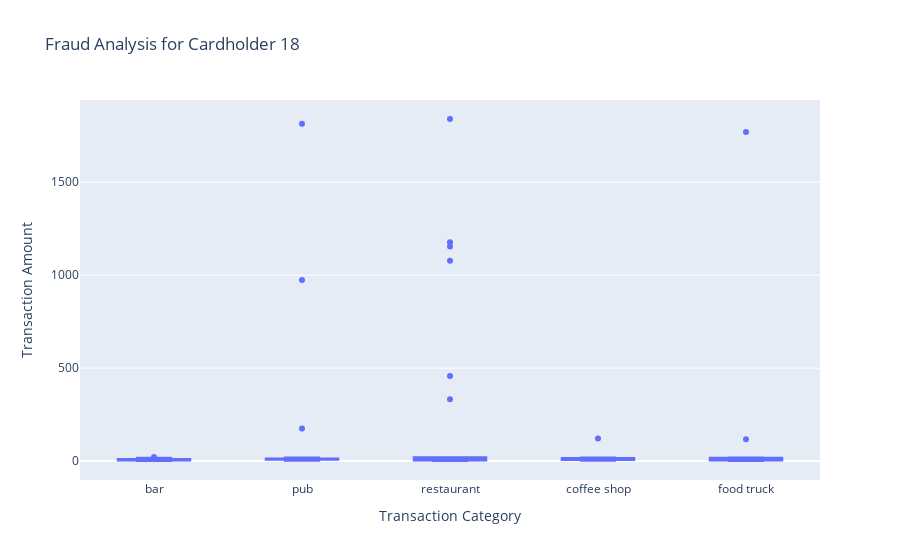

Notebook source saved alongside this figure:
### Code cell
import pandas as pd
from sqlalchemy import create_engine
import plotly.express as px

# Database connection details
engine = create_engine('mysql+pymysql://root:Ahasan321!@localhost/newschema')

# Replace cardholder_id with the ID of the cardholder you're investigating
cardholder_id = 18  # or any specific cardholder ID you want to analyze

# SQL query for a specific cardholder
query_cardholder = f"""
SELECT t.DATE, t.AMOUNT, mc.NAME AS transaction_category
FROM Transaction t
JOIN CreditCard cc ON t.CARD = cc.Card
JOIN CardHolder ch ON cc.IDCardHolder = ch.ID
JOIN Merchant m ON t.IDMerchant = m.ID
JOIN MerchantCategory mc ON m.IDMerchantCategory = mc.ID
WHERE ch.ID = {cardholder_id}
"""

# Execute query and load into DataFrame
df_cardholder = pd.read_sql(query_cardholder, engine)

# Plotting using Plotly Express
fig = px.box(df_cardholder, x='transaction_category', y='AMOUNT', title=f'Fraud Analysis for Cardholder {cardholder_id}')
fig.update_layout(xaxis_title='Transaction Category', yaxis_title='Transaction Amount')
fig.show()

### Figure 1 — Plotly figure (JSON) as saved in the notebook; plotly's stock layout.template omitted (floating-point values rounded to 4 significant figures; data arrays with more than 128 entries replaced by an {"elided": "..."} marker saying what was removed)
{"data": [{"alignmentgroup": "True", "hovertemplate": "transaction_category=%{x}<br>AMOUNT=%{y}<extra></extra>", "legendgroup": "", "marker": {"color": "#636efa"}, "name": "", "notched": false, "offsetgroup": "", "orientation": "v", "showlegend": false, "type": "box", "x": {"elided": "133 str values"}, "x0": " ", "xaxis": "x", "y": {"elided": "133 float values"}, "y0": " ", "yaxis": "y"}], "layout": {"boxmode": "group", "legend": {"tracegroupgap": 0}, "title": {"text": "Fraud Analysis for Cardholder 18"}, "xaxis": {"anchor": "y", "domain": [0, 1], "title": {"text": "Transaction Category"}}, "yaxis": {"anchor": "x", "domain": [0, 1], "title": {"text": "Transaction Amount"}}}}
